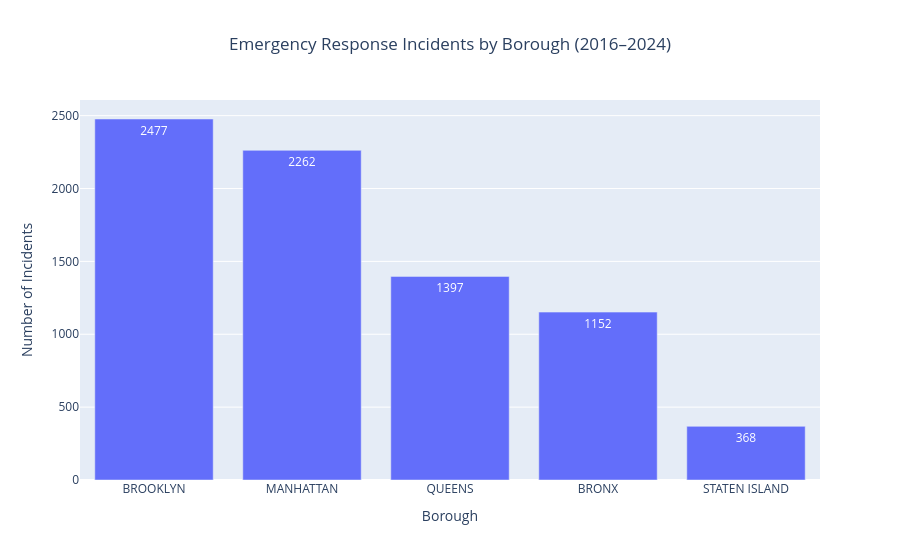

Notebook cell for this chart:
### Markdown cell above
# Data Visualization: Bar Chart

### Code cell
fig = px.bar(
    incident_counts,
    x="Borough",
    y="Count",
    title="Emergency Response Incidents by Borough (2016–2024)",
    labels={"Count": "Number of Incidents"},
    text="Count"
)

fig.update_layout(
    xaxis_title="Borough",
    yaxis_title="Number of Incidents",
    title_x=0.5
)

fig.show()

### Figure 1 — Plotly figure (JSON) as saved in the notebook; plotly's stock layout.template omitted (floating-point values rounded to 4 significant figures)
{"data": [{"hovertemplate": "Borough=%{x}<br>Number of Incidents=%{text}<extra></extra>", "legendgroup": "", "marker": {"color": "#636efa", "pattern": {"shape": ""}}, "name": "", "orientation": "v", "showlegend": false, "text": [2477.0, 2262.0, 1397.0, 1152.0, 368.0], "textposition": "auto", "type": "bar", "x": ["BROOKLYN", "MANHATTAN", "QUEENS", "BRONX", "STATEN ISLAND"], "xaxis": "x", "y": [2477, 2262, 1397, 1152, 368], "yaxis": "y"}], "layout": {"barmode": "relative", "legend": {"tracegroupgap": 0}, "title": {"text": "Emergency Response Incidents by Borough (2016–2024)", "x": 0.5}, "xaxis": {"anchor": "y", "domain": [0, 1], "title": {"text": "Borough"}}, "yaxis": {"anchor": "x", "domain": [0, 1], "title": {"text": "Number of Incidents"}}}}
